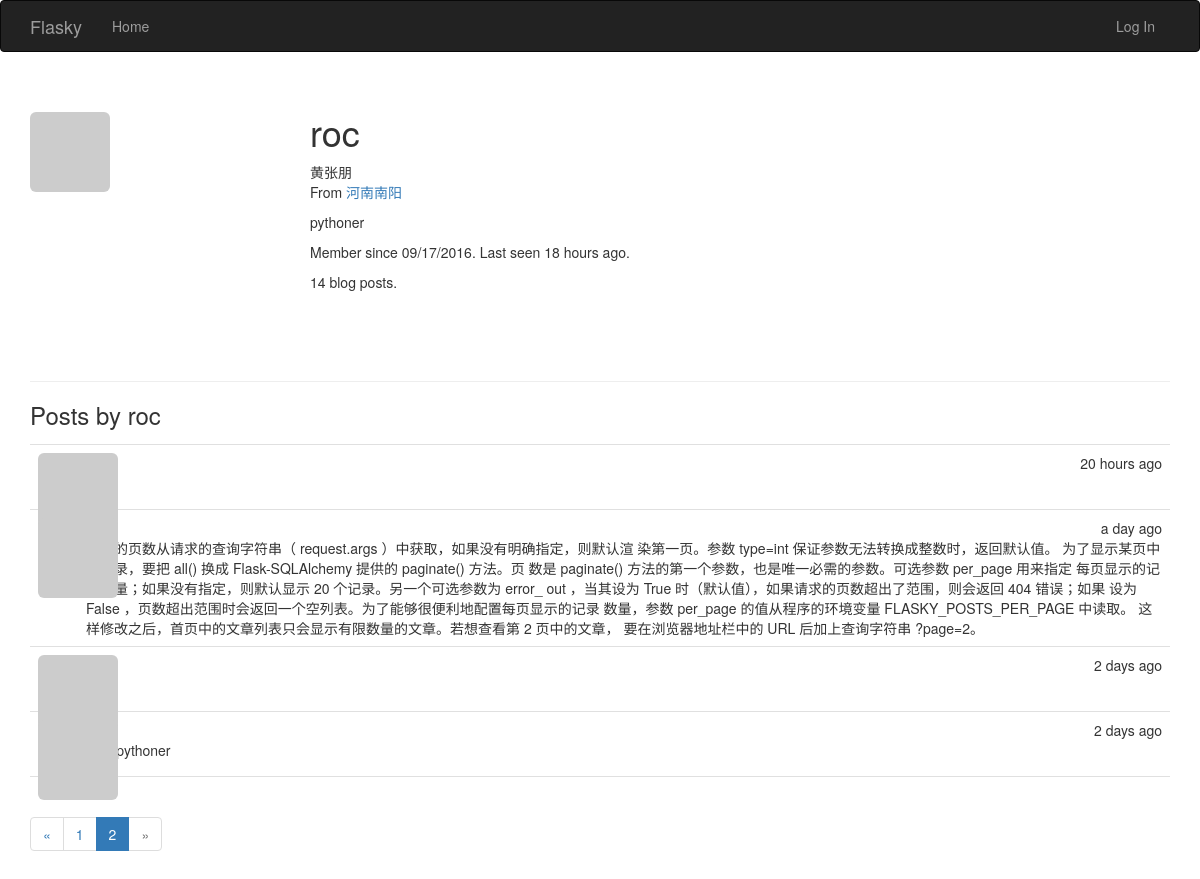
Page /user/roc?page=2 on the committed database.
### app/models.py (models this page shows, shortened)
class User(UserMixin,db.Model):
    __tablename__ = 'users'
    id = db.Column(db.Integer, primary_key=True)
    username = db.Column(db.String(64), unique=True, index=True)  #index为此列创建索引
    role_id = db.Column(db.Integer, db.ForeignKey('roles.id'))
    password_hash = db.Column(db.String(128))  #密码散列值
    email = db.Column(db.String(64), unique=True, index=True)  #使用邮箱进行登录
    confirmed = db.Column(db.Boolean, default=False)  #邮箱验证 如果验证成功，则值为True
    name = db.Column(db.String(64))  #真实姓名
    location = db.Column(db.String(64))  #地址
    about_me = db.Column(db.Text())  #我的介绍
    member_since = db.Column(db.DateTime(), default=datetime.utcnow)  #注册日期
    last_seen = db.Column(db.DateTime(), default=datetime.utcnow)  #最后一次登录信息
    posts = db.relationship('Post', backref='author', lazy='dynamic')  #用户与文章的一对多
    @property  #property 将方法设置为属性
    def password(self):  #如果get密码将返回错误
        raise AttributeError('password is not a readable attribute')
    def gravatar(self, size=256, default='wavatar', rating='x'):  #用户头像
        if request.is_secure:
            url = 'https://secure.gravatar.com/avatar'
        else:
            url = 'http://www.gravatar.com/avatar'
        hash = hashlib.md5(self.email.encode('utf-8')).hexdigest()
        return '{url}/{hash}?s={size}&d={default}&r={rating}'.format(
            url=url, hash=hash, size=size, default=default, rating=rating)

class Post(db.Model):  #博客文章对应的表
    __tablename__ = 'posts'
    id = db.Column(db.Integer, primary_key=True)
    body = db.Column(db.Text)
    timestamp = db.Column(db.DateTime, index=True, default=datetime.utcnow)
    author_id = db.Column(db.Integer, db.ForeignKey('users.id'))

### app/main/views.py (the view)
@main.route('/user/<username>')  #显示用户信息
def user(username):
    user = User.query.filter_by(username=username).first()
    if user is None:
        abort(404)
    page = request.args.get('page', 1, type=int)
    pagination = user.posts.order_by(Post.timestamp.desc()).paginate(
        page, per_page=current_app.config['FLASKY_POSTS_PER_PAGE'],
        error_out=False)
    posts = pagination.items
    return render_template('user.html', user=user, posts=posts,
                           pagination=pagination)

### app/auth/views.py (called while the page is built)
@auth.before_app_request
def before_request():
    if current_user.is_authenticated:
        current_user.ping()
        if not current_user.confirmed and request.endpoint[:5] != 'auth.':
            return redirect(url_for('auth.unconfirmed'))

### app/main/__init__.py (called while the page is built)
@main.app_context_processor  #在模板中也需要验证权限，将Permission设为模板上下文，避免每次传参
def inject_permissions():
    return dict(Permission=Permission)

### app/models.py (called while the page is built)
    def is_administrator(self):
        return False

### app/templates/user.html (shortened to what this page needs)
{% extends "base.html" %}
{% import "_macros.html" as macros %}
{% block page_content %}
<div class="page-header">
    <img class="img-rounded profile-thumbnail" src="{{ user.gravatar(size=256) }}">
    <div class="profile-header">
        <h1>{{ user.username }}</h1>
        {% if user.name or user.location %}
        <p>
            {% if user.name %}{{ user.name }}<br>{% endif %}
            {% if user.location %}
                From <a href="http://maps.baidu.com/?q={{ user.location }}">{{ user.location }}</a><br>
            {% endif %}
        </p>
        {% endif %}
        {% if user.about_me %}<p>{{ user.about_me }}</p>{% endif %}
        <p>Member since {{ moment(user.member_since).format('L') }}. Last seen {{ moment(user.last_seen).fromNow() }}.</p>
        <p>{{ user.posts.count() }} blog posts.</p>
    </div>
</div>
<h3>Posts by {{ user.username }}</h3>
{% include '_posts.html' %}
{% if pagination %}
<div class="pagination">
    {{ macros.pagination_widget(pagination, '.user', username=user.username) }}
</div>
{% endif %}
{% endblock %}

### app/templates/_posts.html
<ul class="posts">
    {% for post in posts %}
    <li class="post">
        <div class="post-thumbnail">
            <a href="{{ url_for('.user', username=post.author.username) }}">
                <img class="img-rounded profile-thumbnail" src="{{ post.author.gravatar(size=40) }}">
            </a>
        </div>
        <div class="post-content">
            <div class="post-date">{{ moment(post.timestamp).fromNow() }}</div>
            <div class="post-author"><a href="{{ url_for('.user', username=post.author.username) }}">{{ post.author.username }}</a></div>
            <div class="post-body">{{ post.body }}</div>
        </div>
    </li>
    {% endfor %}
</ul>

### app/static/styles.css (style rules this page uses)
.profile-thumbnail { position: absolute; }
.profile-header { min-height: 260px; margin-left: 280px; }
ul.posts { list-style-type: none; padding: 0px; margin: 16px 0px 0px 0px; border-top: 1px solid #e0e0e0; }
ul.posts li.post { padding: 8px; border-bottom: 1px solid #e0e0e0; }
div.post-date { float: right; }
div.post-author { font-weight: bold; }
div.post-thumbnail { position: absolute; }
div.post-content { margin-left: 48px; min-height: 48px; }

### rows in the picture
User: username "roc", name "黄张朋", location "河南南阳", about_me "pythoner", member_since "09/17/2016", last_seen "18 hours ago"
Post: timestamp "20 hours ago"
Post: timestamp "a day ago", body "渲染的页数从请求的查询字符串（ request.args ）中获取，如果没有明确指定，则默认渲 染第一页。参数 type=int 保证参数无法转换成整数时，返回默认值。 为了显示某页中的记录，要把 all() 换成 Flask-SQLAlchemy 提供的 paginate() 方法。页 数是 paginate() 方法的第一个参数，也是唯一必需的参数。可选参数 per_page 用来指定 每页显示的记录数量；如果没有指定，则默认显示 20 个记录。另一个可选参数为 error_ out ，当其设为 True 时（默认值），如果请求的页数超出了范围，则会返回 404 错误；如果 设为 False ，页数超出范围时会返回一个空列表。为了能够很便利地配置每页显示的记录 数量，参数 per_page 的值从程序的环境变量 FLASKY_POSTS_PER_PAGE 中读取。 这样修改之后，首页中的文章列表只会显示有限数量的文章。若想查看第 2 页中的文章， 要在浏览器地址栏中的 URL 后加上查询字符串 ?page=2。"
Post: timestamp "2 days ago"
Post: timestamp "2 days ago", body "i am pythoner"

### other values in the picture
{{ user.posts.count() }} "14"
{{ p }} "1"
{{ p }} "2"
